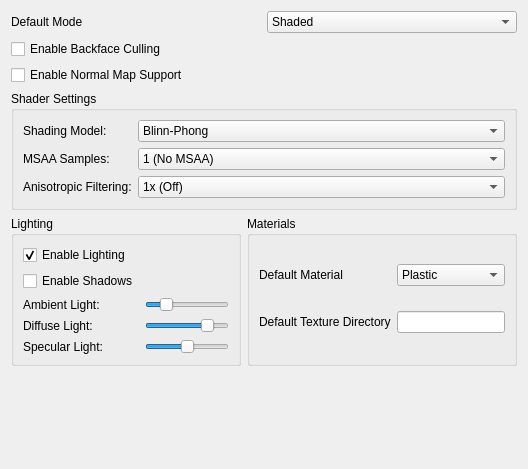
     <widget class="QWidget" name="tabRendering">
      <attribute name="title">
       <string>Rendering</string>
      </attribute>
      <layout class="QGridLayout" name="gridLayout_9">
       <item row="0" column="0">
        <widget class="QLabel" name="label_6">
         <property name="text">
          <string>Default Mode</string>
         </property>
        </widget>
       </item>
       <item row="0" column="1">
        <widget class="QComboBox" name="comboShadingMode">
         <item>
          <property name="text">
           <string>Shaded</string>
          </property>
         </item>
         <item>
          <property name="text">
           <string>Wireframe</string>
          </property>
         </item>
         <item>
          <property name="text">
           <string>Wireshaded</string>
          </property>
         </item>
        </widget>
       </item>
       <item row="1" column="0" colspan="2">
        <widget class="QCheckBox" name="checkBackfaceCulling">
         <property name="text">
          <string>Enable Backface Culling</string>
         </property>
        </widget>
       </item>
       <item row="2" column="0" colspan="2">
        <widget class="QCheckBox" name="checkNormalMap">
         <property name="text">
          <string>Enable Normal Map Support</string>
         </property>
        </widget>
       </item>
       <item row="3" column="0" colspan="2">
        <widget class="QGroupBox" name="shaderGroupBox">
         <property name="title">
          <string>Shader Settings</string>
         </property>
         <layout class="QFormLayout" name="shaderFormLayout_3">
          <item row="0" column="0">
           <widget class="QLabel" name="shaderModelLabel">
            <property name="text">
             <string>Shading Model:</string>
            </property>
           </widget>
          </item>
          <item row="0" column="1">
           <widget class="QComboBox" name="shaderModelComboBox">
            <item>
             <property name="text">
              <string>Blinn-Phong</string>
             </property>
            </item>
            <item>
             <property name="text">
              <string>Phong</string>
             </property>
            </item>
            <item>
             <property name="text">
              <string>PBR (Physically Based)</string>
             </property>
            </item>
            <item>
             <property name="text">
              <string>Flat</string>
             </property>
            </item>
            <item>
             <property name="text">
              <string>Wireframe</string>
             </property>
            </item>
           </widget>
          </item>
          <item row="1" column="0">
           <widget class="QLabel" name="msaaLabel">
            <property name="text">
             <string>MSAA Samples:</string>
            </property>
           </widget>
          </item>
          <item row="1" column="1">
           <widget class="QComboBox" name="msaaComboBox">
            <item>
             <property name="text">
              <string>1 (No MSAA)</string>
             </property>
            </item>
            <item>
             <property name="text">
              <string>2</string>
             </property>
            </item>
            <item>
             <property name="text">
              <string>4</string>
             </property>
            </item>
            <item>
             <property name="text">
              <string>8</string>
             </property>
            </item>
            <item>
             <property name="text">
              <string>16</string>
             </property>
            </item>
           </widget>
          </item>
          <item row="2" column="0">
           <widget class="QLabel" name="anisotropyLabel">
            <property name="text">
             <string>Anisotropic Filtering:</string>
            </property>
           </widget>
          </item>
          <item row="2" column="1">
           <widget class="QComboBox" name="anisotropyComboBox">
            <item>
             <property name="text">
              <string>1x (Off)</string>
             </property>
            </item>
            <item>
             <property name="text">
              <string>2x</string>
             </property>
            </item>
            <item>
             <property name="text">
              <string>4x</string>
             </property>
            </item>
            <item>
             <property name="text">
              <string>8x</string>
             </property>
            </item>
            <item>
             <property name="text">
              <string>16x</string>
             </property>
            </item>
           </widget>
          </item>
         </layout>
        </widget>
       </item>
       <item row="4" column="0" colspan="2">
        <layout class="QHBoxLayout" name="horizontalLayout">
         <item>
          <widget class="QGroupBox" name="lightingGroupBox">
           <property name="title">
            <string>Lighting</string>
           </property>
           <layout class="QFormLayout" name="lightingFormLayout_3">
            <item row="0" column="0">
             <widget class="QCheckBox" name="enableLightingCheckBox">
              <property name="text">
               <string>Enable Lighting</string>
              </property>
              <property name="checked">
               <bool>true</bool>
              </property>
             </widget>
            </item>
            <item row="1" column="0">
             <widget class="QCheckBox" name="enableShadowsCheckBox">
              <property name="text">
               <string>Enable Shadows</string>
              </property>
             </widget>
            </item>
            <item row="2" column="0">
             <widget class="QLabel" name="ambientLightLabel">
              <property name="text">
               <string>Ambient Light:</string>
              </property>
             </widget>
            </item>
            <item row="2" column="1">
             <widget class="QSlider" name="ambientLightSlider">
              <property name="minimum">
               <number>0</number>
              </property>
              <property name="maximum">
               <number>100</number>
              </property>
              <property name="value">
               <number>20</number>
              </property>
              <property name="orientation">
               <enum>Qt::Orientation::Horizontal</enum>
              </property>
             </widget>
            </item>
            <item row="3" column="0">
             <widget class="QLabel" name="diffuseLightLabel">
              <property name="text">
               <string>Diffuse Light:</string>
              </property>
             </widget>
            </item>
            <item row="3" column="1">
             <widget class="QSlider" name="diffuseLightSlider">
              <property name="minimum">
               <number>0</number>
              </property>
              <property name="maximum">
               <number>100</number>
              </property>
              <property name="value">
               <number>80</number>
              </property>
              <property name="orientation">
               <enum>Qt::Orientation::Horizontal</enum>
              </property>
             </widget>
            </item>
            <item row="4" column="0">
             <widget class="QLabel" name="specularLightLabel">
              <property name="text">
               <string>Specular Light:</string>
              </property>
             </widget>
            </item>
            <item row="4" column="1">
             <widget class="QSlider" name="specularLightSlider">
              <property name="minimum">
               <number>0</number>
              </property>
              <property name="maximum">
               <number>100</number>
              </property>
              <property name="value">
               <number>50</number>
              </property>
              <property name="orientation">
               <enum>Qt::Orientation::Horizontal</enum>
              </property>
             </widget>
            </item>
           </layout>
          </widget>
         </item>
         <item>
          <widget class="QGroupBox" name="groupBox">
           <property name="title">
            <string>Materials</string>
           </property>
           <layout class="QGridLayout" name="gridLayout_10">
            <item row="1" column="1">
             <widget class="QLineEdit" name="lineEditTextureDir"/>
            </item>
            <item row="1" column="0">
             <widget class="QLabel" name="labelDefaultTextureDir">
              <property name="text">
               <string>Default Texture Directory</string>
              </property>
             </widget>
            </item>
            <item row="0" column="1">
             <widget class="QComboBox" name="comboBoxDefaultMaterial">
              <item>
               <property name="text">
                <string>Plastic</string>
               </property>
              </item>
              <item>
               <property name="text">
                <string>Metal</string>
               </property>
              </item>
              <item>
               <property name="text">
                <string>Glass</string>
               </property>
              </item>
              <item>
               <property name="text">
                <string>Custom</string>
               </property>
              </item>
             </widget>
            </item>
            <item row="0" column="0">
             <widget class="QLabel" name="labelDefaultMaterial">
              <property name="text">
               <string>Default Material</string>
              </property>
             </widget>
            </item>
           </layout>
          </widget>
         </item>
        </layout>
       </item>
       <item row="5" column="1">
        <spacer name="verticalSpacer_2">
         <property name="orientation">
          <enum>Qt::Orientation::Vertical</enum>
         </property>
         <property name="sizeHint" stdset="0">
          <size>
           <width>20</width>
           <height>92</height>
          </size>
         </property>
        </spacer>
       </item>
      </layout>
     </widget>
